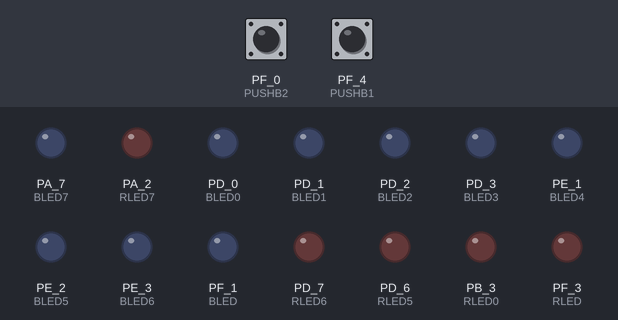
Bench run of a sketch on a simulated TI Tiva C LaunchPad. On the bench: output pins drawn as LEDs (lit = HIGH). The test bench sets the inputs (shaded band); at power-on: PF_0 (PUSHB2) HIGH, PF_4 (PUSHB1) HIGH.

Above: at 1.2 s.
1.3 s: PF_0 (PUSHB2) pulled LOW for 0.15 s
At 2.1 s:
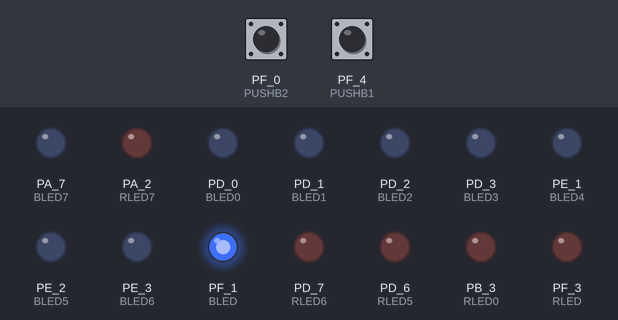
4.4 s: PF_4 (PUSHB1) pulled LOW for 0.15 s
At 4.7 s:
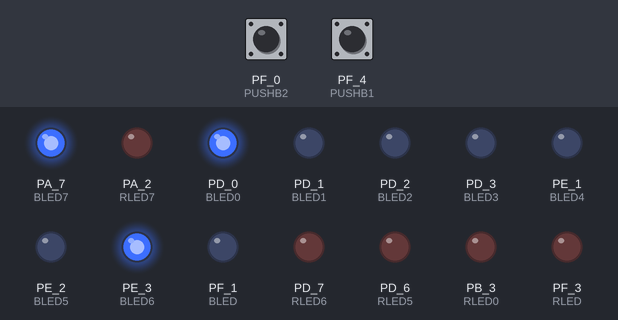
6.0 s: PF_0 (PUSHB2) pulled LOW for 1 s
At 7.1 s:
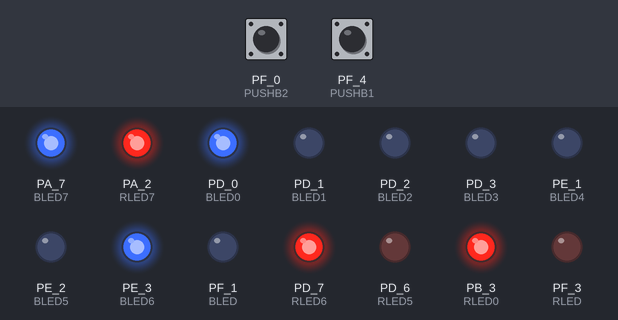
Timing chart, 0 to 9.0 s (numbered marks = the images above; inputs shaded):
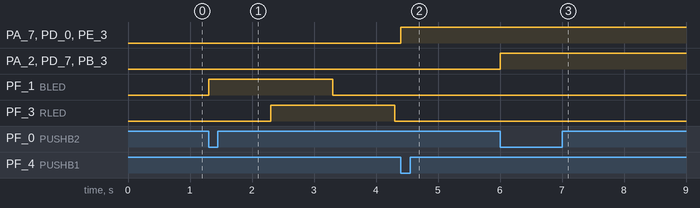

Measured:
- after the input at 1.3 s, PF_1 (BLED): LOW → HIGH at once, → LOW 2.0 s later; PF_3 (RLED): LOW → HIGH after 1.0 s, → LOW 2.0 s later
- after the input at 4.4 s, PA_7 (BLED7), PD_0 (BLED0), PE_3 (BLED6): LOW → HIGH at once
- after the input at 6.0 s, PA_2 (RLED7), PD_7 (RLED6), PB_3 (RLED0): LOW → HIGH at once

The sketch:

Lab4archivo.ino
```cpp
/*
  Hardware Required:
  * LaunchPad with an LED
*/

// most launchpads have a red LED

#include <stdint.h>

//luces del semáforo (luz rbg)
#define BLED PF_1
#define LEDB PF_2
#define RLED PF_3

//pines de las luces led
#define BLED0 PD_0  //LEDS AZULES - P1
#define BLED1 PD_1
#define BLED2 PD_2
#define BLED3 PD_3
#define BLED4 PE_1
#define BLED5 PE_2
#define BLED6 PE_3
#define BLED7 PA_7
#define RLED0 PB_3 //LEDS ROJOS - P2
#define RLED1 PC_4
#define RLED2 PC_5
#define RLED3 PC_6
#define RLED4 PC_7
#define RLED5 PD_6
#define RLED6 PD_7
#define RLED7 PA_2

//funciones y variables
uint8_t cont1, cont2, BEGIN;
void semaforo(void);
void myreset(void);
void show(void);
void PUSH1f(void);
void PUSH2f(void);
byte ports(uint8_t);
const int  PUSHB1 = PUSH1;
const int  PUSHB2 = PUSH2;
//const int  PUSHB3 = PUSH3;

byte LEDBbytes = 0b00000000;
byte LEDRbytes = 0b00000000;

void myreset(){
  cont1 = cont2 = 0;
  BEGIN = 0;
  LEDRbytes = 0b00000000;
  LEDBbytes = 0b00000000;
}

//setup
void setup() {
  // put your setup code here, to run once:

  //SETUP FOR THE RGB LED
  pinMode(BLED, OUTPUT);
  pinMode(RLED, OUTPUT);
  pinMode(LEDB, OUTPUT);

/*
 * SETUP FOR THE BLUE (P1) AND RED (P2) LEDS AS OUTPUTS
*/
  pinMode(BLED0, OUTPUT);
  pinMode(BLED1, OUTPUT);
  pinMode(BLED2, OUTPUT);
  pinMode(BLED3, OUTPUT);
  pinMode(BLED4, OUTPUT);
  pinMode(BLED5, OUTPUT);
  pinMode(BLED6, OUTPUT);
  pinMode(BLED7, OUTPUT);
  pinMode(RLED0, OUTPUT);
  pinMode(RLED1, OUTPUT);
  pinMode(RLED2, OUTPUT);
  pinMode(RLED3, OUTPUT);
  pinMode(RLED4, OUTPUT);
  pinMode(RLED5, OUTPUT);
  pinMode(RLED6, OUTPUT);
  pinMode(RLED7, OUTPUT);

  // PUSHBUTTONS
  pinMode(PUSHB1, INPUT_PULLUP);
  pinMode(PUSHB2, INPUT_PULLUP);
 // pinMode(PUSHB3, INPUT_PULLUP);

  attachInterrupt(digitalPinToInterrupt(PUSHB1), PUSH1f, FALLING);
  attachInterrupt(digitalPinToInterrupt(PUSHB2), PUSH2f, FALLING);
 // attachInterrupt(digitalPinToInterrupt(PUSHB3), PUSH3f, FALLING);
  myreset();
}

void show() {
    digitalWrite(BLED0, bitRead(LEDBbytes,0));
    digitalWrite(BLED1, bitRead(LEDBbytes,1));
    digitalWrite(BLED2, bitRead(LEDBbytes,2));
    digitalWrite(BLED3, bitRead(LEDBbytes,3));
    digitalWrite(BLED4, bitRead(LEDBbytes,4));
    digitalWrite(BLED5, bitRead(LEDBbytes,5));
    digitalWrite(BLED6, bitRead(LEDBbytes,6));
    digitalWrite(BLED7, bitRead(LEDBbytes,7));

    digitalWrite(RLED0, bitRead(LEDRbytes,0));
    digitalWrite(RLED1, bitRead(LEDRbytes,1));
    digitalWrite(RLED2, bitRead(LEDRbytes,2));
    digitalWrite(RLED3, bitRead(LEDRbytes,3));
    digitalWrite(RLED4, bitRead(LEDRbytes,4));
    digitalWrite(RLED5, bitRead(LEDRbytes,5));
    digitalWrite(RLED6, bitRead(LEDRbytes,6));
    digitalWrite(RLED7, bitRead(LEDRbytes,7));
    return;
  }

byte ports(uint8_t x) {
  switch (x){
    case 1: return 0b00000001;
    break;
    case 2: return 0b00000010;
    break;
    case 3: return 0b00000100;
    break;
    case 4: return 0b00001000;
    break;
    case 5: return 0b00010000;
    break;
    case 6: return 0b00100000;
    break;
    case 7: return 0b0100000;
    break;
    case 8: return 0b1000000;
    break;
    case 9:
    if(cont1 == 9){
      digitalWrite(BLED, HIGH);
      LEDBbytes = 0b11111111;
      show();
      delay(1000);
      }
    if(cont2 == 9){
      digitalWrite(RLED, HIGH);
      LEDRbytes = 0b11111111;
      show();
      delay(1000);
      }
    return 0b00000000 ;
    myreset();
    break;

  }
}


void PUSH1f(){
    if (BEGIN == 1){
      cont1 = cont1++;
      LEDBbytes = ports(cont1);
      show();
    }
    return;
  }

void PUSH2f(){
    if (BEGIN == 1){
      cont2 = cont2++;
      LEDRbytes = ports(cont2);
      show();
    }
    return;
  }


//funcion de la secuencia del semáforo
void semaforo(void){
  digitalWrite(BLED, HIGH);
  delay(1000);
  digitalWrite(RLED, HIGH);
  delay(1000);
  digitalWrite(BLED, LOW);
  digitalWrite(RLED, HIGH);
  delay(1000);
  digitalWrite(RLED, LOW);
  BEGIN++;
  return;
}

void loop() {
  // put your main code here, to run repeatedly:

  if ((digitalRead(PUSHB1) == 0 || digitalRead(PUSHB2) == 0) && BEGIN == 0){
    semaforo();
    }

}
```
